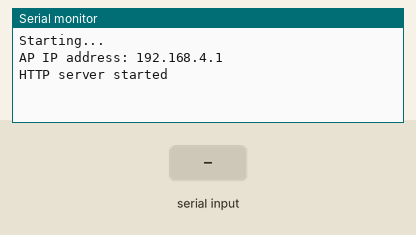
A program run on a simulated Arduino Mega 2560, built with avr-gcc and run on an emulated ATmega2560. On the bench: the last lines printed to the serial monitor. The test bench sets the inputs (shaded band).

Above: at 1.2 s.
1.3 s: "0" received over the second serial link
At 2.5 s:
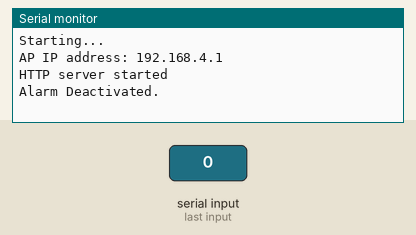
2.8 s: "1" received over the second serial link
At 3.7 s:
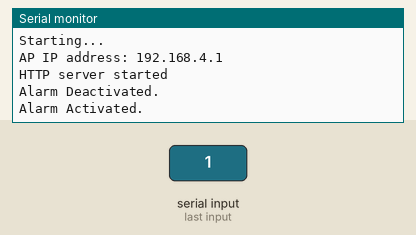
4.3 s: "2" received over the second serial link
At 4.9 s:
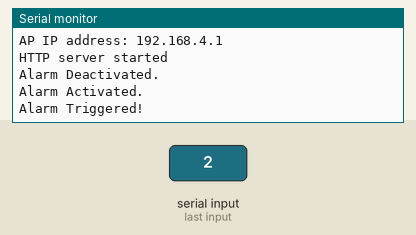

The program:

main.cpp
```cpp
#include <Arduino.h>
#include <Wire.h>
#include <EEPROM.h>
#include <WiFi.h>
#include <WebServer.h>

const char* ssid = "smartHome";
const char* password = "12345678";
WebServer server(80);

enum AlarmState { DEACTIVATED, ACTIVATED, TRIGGERED };
AlarmState alarmState = DEACTIVATED;
AlarmState lastState = DEACTIVATED;

String getAlarmStateText() {
    if (alarmState == TRIGGERED) return "triggered";
    if (alarmState == ACTIVATED) return "activated";
    return "deactivated";
}

String generateWebpage() {
    String webpage = "<html><head>";
    webpage += "<style>";
    webpage += "body { font-family: Arial, sans-serif; text-align: center; background-color: #f4f4f4; margin: 0; padding: 0; display: flex; justify-content: center; align-items: center; height: 100vh; }";
    webpage += "h1 { font-size: 2em; padding: 20px; border-radius: 10px; box-shadow: 0px 4px 10px rgba(0, 0, 0, 0.1); transition: background-color 0.3s, transform 0.2s; }";
    webpage += ".alarm-deactivated { background-color: #777; color: white; }";
    webpage += ".alarm-activated { background-color: #4CAF50; color: white; }";
    webpage += ".alarm-triggered { background-color: #FF5733; color: white; animation: pulse 1s infinite alternate; }";
    webpage += "@keyframes pulse { from { transform: scale(1); } to { transform: scale(1.05); } }";
    webpage += "</style>";

    webpage += "<script>";
    webpage += "function checkStatus() {";
    webpage += "  var xhr = new XMLHttpRequest();";
    webpage += "  xhr.onreadystatechange = function() {";
    webpage += "    if (xhr.readyState == 4 && xhr.status == 200) {";
    webpage += "      var response = JSON.parse(xhr.responseText);";
    webpage += "      document.getElementById('status').className = 'alarm-' + response.state;";
    webpage += "      document.getElementById('status').innerHTML = 'Alarm ' + response.state.charAt(0).toUpperCase() + response.state.slice(1);";
    webpage += "    }";
    webpage += "  };";
    webpage += "  xhr.open('GET', '/status', true);";
    webpage += "  xhr.send();";
    webpage += "}";
    webpage += "setInterval(checkStatus, 2000);";
    webpage += "</script>";

    webpage += "</head><body>";
    webpage += "<h1 id='status' class='alarm-" + getAlarmStateText() + "'>Alarm " + getAlarmStateText() + "</h1>";
    webpage += "</body></html>";

    return webpage;
}

void handleRoot() {
    server.send(200, "text/html", generateWebpage());
}

void handleStatus() {
    if (alarmState != lastState) {
        lastState = alarmState;
        String jsonResponse = "{\"state\": \"" + getAlarmStateText() + "\"}";
        server.send(200, "application/json", jsonResponse);
    } else {
        server.send(204, "application/json", "");
    }
}

void setup() {
    Serial.begin(115200);
    Serial2.begin(115200, SERIAL_8N1, 16, 17);
    Serial.println("\nStarting...");
    Wire.begin();

    WiFi.softAP(ssid, password);
    IPAddress IP = WiFi.softAPIP();
    Serial.print("AP IP address: ");
    Serial.println(IP);

    server.on("/", handleRoot);
    server.on("/status", handleStatus);
    server.begin();
    Serial.println("HTTP server started");
}

void loop() {
    server.handleClient();

    if (Serial2.available()) {
        char command = Serial2.read();
        if (command == '0') {
            alarmState = DEACTIVATED;
            Serial.println("Alarm Deactivated.");
        } else if (command == '1') {
            alarmState = ACTIVATED;
            Serial.println("Alarm Activated.");
        } else if (command == '2') {
            alarmState = TRIGGERED;
            Serial.println("Alarm Triggered!");
        }
    }

    delay(100);
}
```

Measured:
- after the input at 1.3 s, the serial monitor: prints a new line at once (image 1)
- after the input at 2.8 s, the serial monitor: prints a new line at once (image 2)
- after the input at 4.3 s, the serial monitor: prints a new line at once (image 3)
